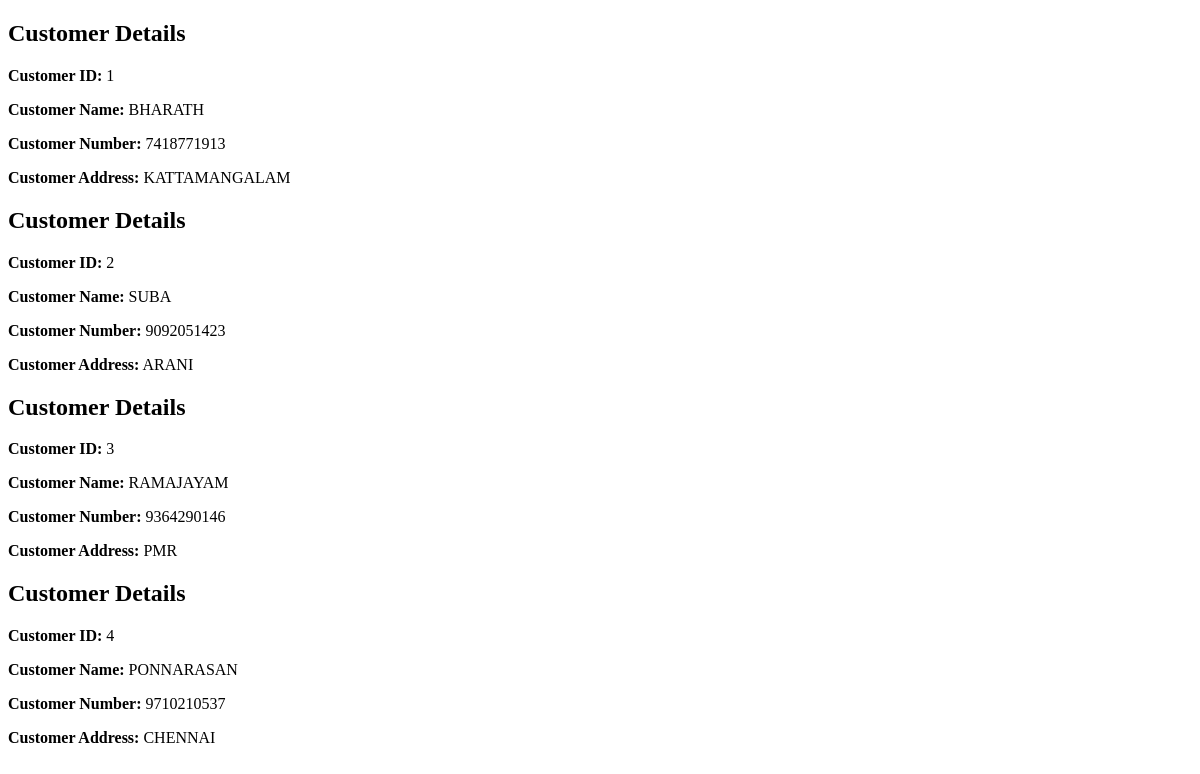
/customer_page (signed in), run on an earlier commit of the app's database.
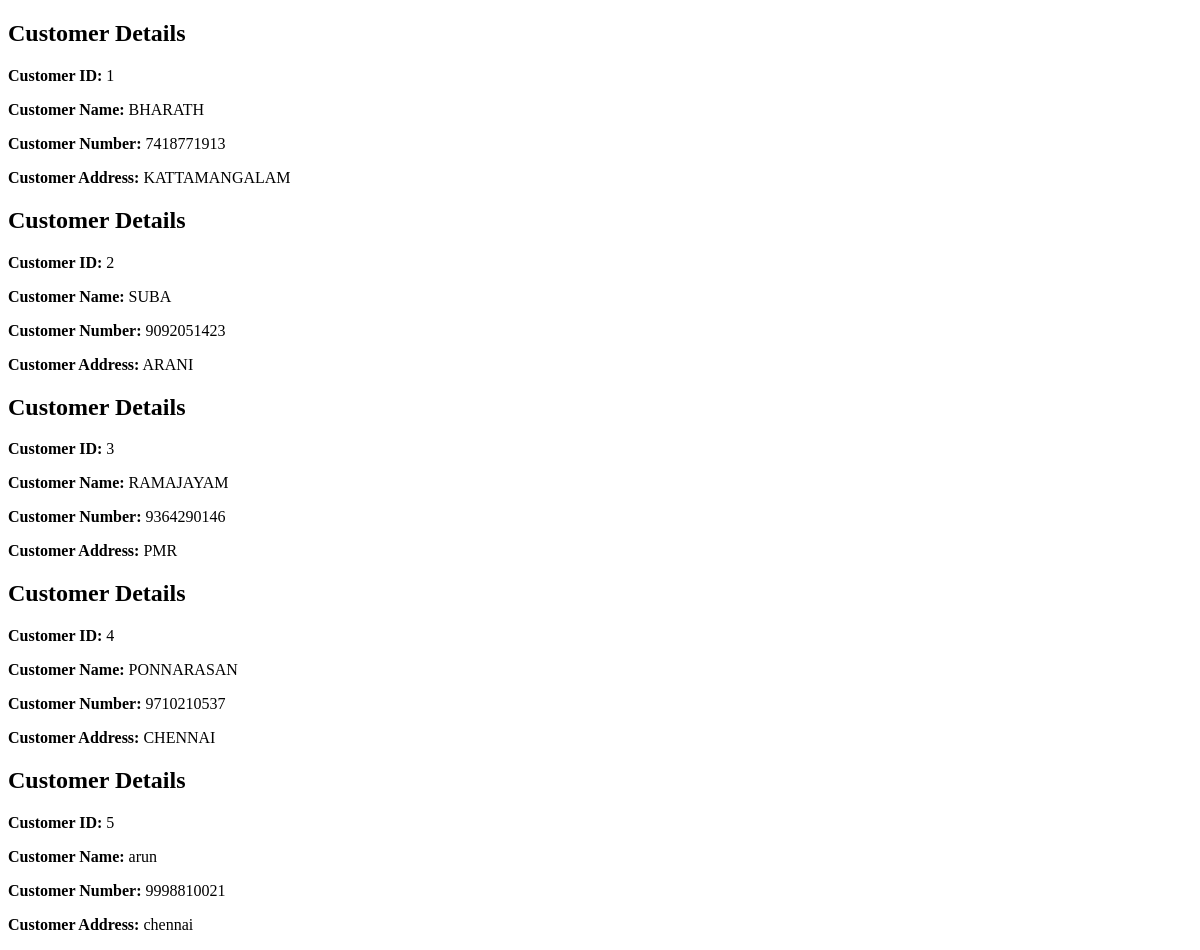
And on a later commit of the database.
### app.py (models this page shows)
class Customer(db.Model) :
    id = db.Column(db.Integer,primary_key=True)
    customer_name = db.Column(db.String(100))
    customer_phone_number = db.Column(db.String(10))
    customer_address = db.Column(db.String(200))
    __tablename__ = 'customer'

### app.py (the view)
@app.route('/customer_page')
@login_required
def customer_page():
    customers = Customer.query.all()
    return render_template('customer_page.html', customers=customers)

### app.py (called while the page is built)
@login_manager.user_loader
def load_user(user_id):
    uid = int(user_id)
    user = User.query.get(uid)
    if user:
        return user
    shop_dealer = ShopDealer.query.get(uid)
    if shop_dealer:
        return shop_dealer
    return None

### templates/customer_page.html (shortened to what this page needs)
<!DOCTYPE html>
<html lang="en">
<head>
</head>
<body>
    {% for customer in customers %}
        <h2>Customer Details</h2>
        <p><strong>Customer ID:</strong> {{ customer.id }}</p>
        <p><strong>Customer Name:</strong> {{ customer.customer_name }}</p>
        <p><strong>Customer Number:</strong> {{ customer.customer_phone_number }}</p>
        <p><strong>Customer Address:</strong> {{ customer.customer_address }}</p>
    {% endfor %}
</body>
</html>

What changed in the data, as far as the page shows it:
added Customer: id "5", customer_name "arun", customer_phone_number "9998810021", customer_address "chennai"
